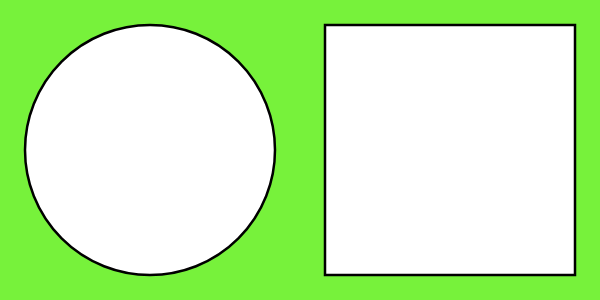
Frame 1 (no input)
Frame 60 (no input): identical to frame 1, image omitted
Frame 120 (the mouse pressed at the canvas centre since frame 60): identical to frame 1, image omitted

The p5.js sketch that drew this single still picture (run headless with seeded random() and noise() and a simulated clock; from frame 60 on, the mouse is pressed at the canvas centre):

// p5.js sketch
// ── sketch.js
function setup() {
  createCanvas(600, 300);
}

function draw() {
  background(119, 242, 59);

 
 strokeWeight(2.5);
  
    // Draw a circle
    circle(150, 150, 250);
   
    // Draw a square
    square(325, 25, 250);
}
